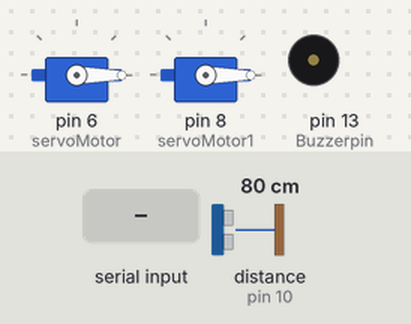
Recording of a sketch running on a simulated Arduino Uno, built with avr-gcc and run on an emulated ATmega328P. Parts: 2 × servo, buzzer (waves = sounding, pin HIGH). Wiring (inferred from the names in the program): ultrasonic range finder: trigger pin 9; echo pin 10. The test bench sets the inputs (shaded band); at power-on: distance to the obstacle (sensor on pin 10) 80 cm. The echo pulse lasts 58.3 µs per cm; pins used as bus, display or sensor lines are not drawn; what the sketch prints to the serial monitor is not drawn.

Above: at 4.2 s.
4.3 s: "0" received over Serial
At 4.94 s:
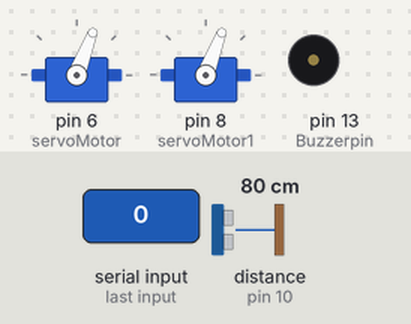
At 7.8 s:
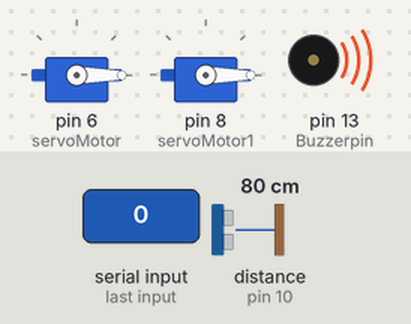
8.4 s: distance to the obstacle (sensor on pin 10) set to 23 cm
16.9 s: distance to the obstacle (sensor on pin 10) set to 18 cm
At 17.3 s:
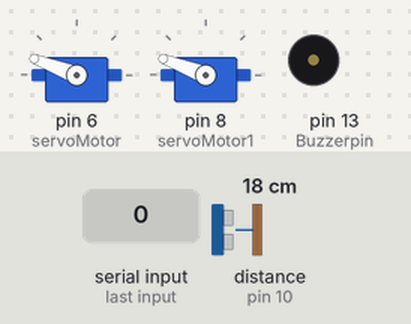
Timing chart, 0 to 19.9 s (numbered marks = the images above; inputs shaded):
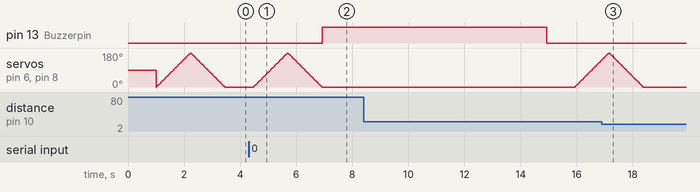

The sketch:

sketch_jun24c.ino
```cpp
#include <Servo.h>
int Buzzerpin = 13;
#define trigPin 9
#define echoPin 10
// #define pirPin 7
// #define servoPin 6
Servo servoMotor;
Servo servoMotor1;
// #define buzzerPin 13

// Servo myservo;
int x;
int angleIncrement = 3;
void setup() {
  Serial.begin(9600);
   servoMotor.attach(6);
  servoMotor1.attach(8);
  pinMode(Buzzerpin, OUTPUT);
  pinMode(trigPin, OUTPUT);
  pinMode(echoPin, INPUT);
  // pinMode(pirPin, INPUT);
  // pinMode(servoPin, OUTPUT);
  // pinMode(buzzerPin, OUTPUT);

}

void loop() {
  long duration, distance;
  // int pirState = LOW;
  // digitalWrite(buzzerPin, LOW);
  digitalWrite(trigPin, LOW);
  delayMicroseconds(2);
  digitalWrite(trigPin, HIGH);
  delayMicroseconds(10);
  digitalWrite(trigPin, LOW);

  duration = pulseIn(echoPin, HIGH);
  distance = duration * 0.034 / 2;
  // Serial.println(distance);
  delay(1000);


  if (distance < 20 && distance != 0) { // Adjust the distance threshold as needed

    // pirState = digitalRead(pirPin);
    // Serial.println("detected");

    // if (pirState == HIGH) {
    //   Serial.println("Motion detected!");
    //   // digitalWrite(LEDpin, HIGH);
    //   delay(5000);
    //   // Send value to indicate motion detected
      Serial.print(1);

    //   activateServo();
    //   delay(10000); // Stop for 10 seconds
    }

   else {
    servo_turn();
  }

  // Check if data is available from Python script
  // while(!Serial.available()) {};

    if (Serial.available()>0){


    x = Serial.read(); // Read the data from Python
    // Serial.print("Received from Python: ");
    // Serial.println(x); // Print the received value

    // Check if the received data indicates a dog (assuming 'd' for dog and 'p' for person)
    if (x == '0') {
      // Buzzer should work for a dog
      digitalWrite(Buzzerpin, HIGH);
      delay(8000);
      digitalWrite(Buzzerpin, LOW);


    } else if (x == '1') {
      // Buzzer should work for a person
      digitalWrite(Buzzerpin, LOW);

    }
  }
}


void servo_turn(){
  for (int angle = 0; angle <= 180; angle += angleIncrement) {
    servoMotor.write(angle);
    servoMotor1.write(angle);
    delay(20); // Adjust delay for smoother movement
  }


  // Gradually decrease angle increment as servo motors approach 360 degrees
  for (int angle = 180; angle >= 0; angle -= angleIncrement) {
    servoMotor.write(angle);
    servoMotor1.write(angle);
    delay(20); // Adjust delay for smoother movement
  }
}
```

Measured:
- the behaviour switches between 21 and 20 cm on distance to the obstacle (sensor on pin 10) (found by bisection; images 2 and 3)
- after the input at 4.3 s, pin 13 (Buzzerpin): LOW → HIGH after 2.6 s; servo on pin 6 (servoMotor), servo on pin 8 (servoMotor1): goes on until 6.9 s, then stays 0°
- after the input at 16.9 s, servo on pin 6 (servoMotor), servo on pin 8 (servoMotor1): goes on until 18.4 s, then stays 0°
